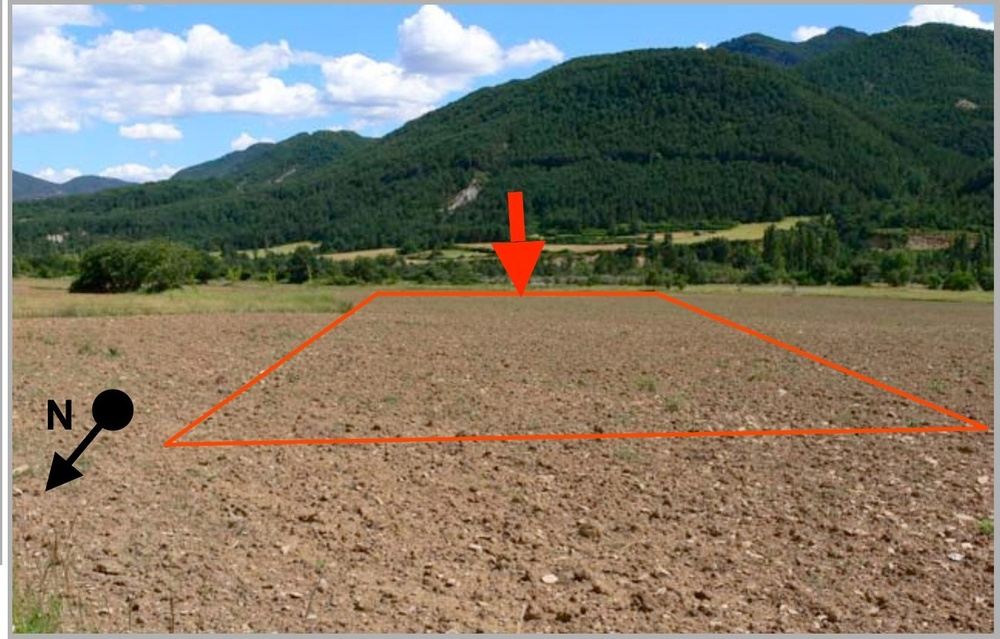
#> input picture data/sources/apvv-pyrenees/Pics/E10_JAVIERRE.jpg, 1000 x 639 px, shrunk from 1298 x 830 before the run
$ python -i ink.py   (imports and definitions only)
#> lines starting #> are read from the running program, lines starting #| are printed output that depends on the picture; after the words box and inside, x2 and y2 are one past the last pixel; in counts of white or black regions, pixels touching at a corner belong together
#> further down, picture is the input picture: shape (639, 1000, 3); mean B, G, R 104.8, 119.8, 125
#!/usr/bin/env python3
"""Find what a human drew on a photo, without assuming what they drew.

    STATUS: does not work, kept for the measurements. Read the FINDINGS note at the
    bottom before trying this again — the idea is appealing and the corpus refuses it.


Both guides annotate freely: a circle round a landable area, an outlined strip, an arrow
for direction, a mark on an obstacle, sometimes several at once. Asking "is there a quad?
is there a ring? is there an arrow?" needs a detector per family, each with its own
thresholds and each able to fire on terrain by itself — which is how eleven sunlit meadows
became eleven landing strips.

So this asks one question instead: which pixels are INK rather than photograph? That has
answers independent of shape:

  thin      ink is a stroke. A morphological top-hat keeps structures narrower than its
            kernel and suppresses everything wider, so a drawn line survives and a field,
            a meadow or a forest clearing does not — whatever their colour.
  flat      ink is composited, so its colour barely varies along a stroke, while terrain
            of the same hue is textured.
  distinct  ink is either strongly coloured (the guides draw in red, pink, blue, orange,
            yellow-green) or a pure black or white line, and stands out from whatever it
            was drawn over.

What comes back is geometry with no family attached: closed rings of points for anything
that encloses an area, open polylines for anything that does not. An ellipse transfers as
an ellipse, an arrow as an arrow — including its head, which is simply part of the ink.
"""
import math

import cv2
import numpy as np

# Kernel for the top-hat. Must exceed the widest stroke the guides draw (~25 px on the
# APVV captures) and stay well under the smallest terrain feature that could pass for one.
STROKE_KERNEL = 31
MIN_LENGTH_PX = 28          # shorter than this is a label serif or a speck
MIN_AREA_PX = 45


def _tophat(chan, kernel=STROKE_KERNEL):
    k = cv2.getStructuringElement(cv2.MORPH_ELLIPSE, (kernel, kernel))
    return cv2.morphologyEx(chan, cv2.MORPH_TOPHAT, k)


def _blackhat(chan, kernel=STROKE_KERNEL):
    k = cv2.getStructuringElement(cv2.MORPH_ELLIPSE, (kernel, kernel))
    return cv2.morphologyEx(chan, cv2.MORPH_BLACKHAT, k)


def ink_mask(img, win=None):
    """Binary mask of pixels that look drawn rather than photographed."""
    hsv = cv2.cvtColor(img, cv2.COLOR_BGR2HSV)
#> hsv: shape (639, 1000, 3); mean H, S, V 44.9, 99.3, 141.6
    h, s, v = cv2.split(hsv)
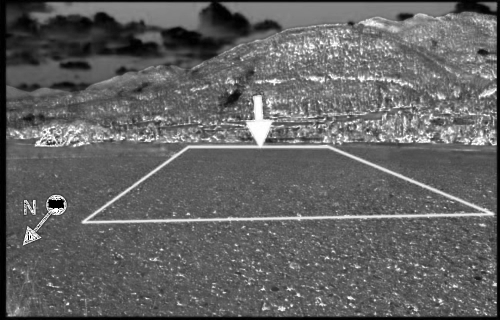
#> s: shape (639, 1000) (shown at 1/2 size); min 0, max 255, mean 99.3
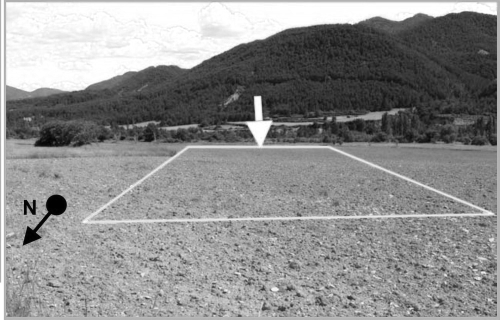
#> v: shape (639, 1000) (shown at 1/2 size); min 0, max 255, mean 141.6

    # Locally saturated thin structures: any drawn colour, no hue list needed. A whole
    # bright field is wider than the kernel, so the top-hat flattens it away.
    coloured = (_tophat(s) > 45) & (s > 90)
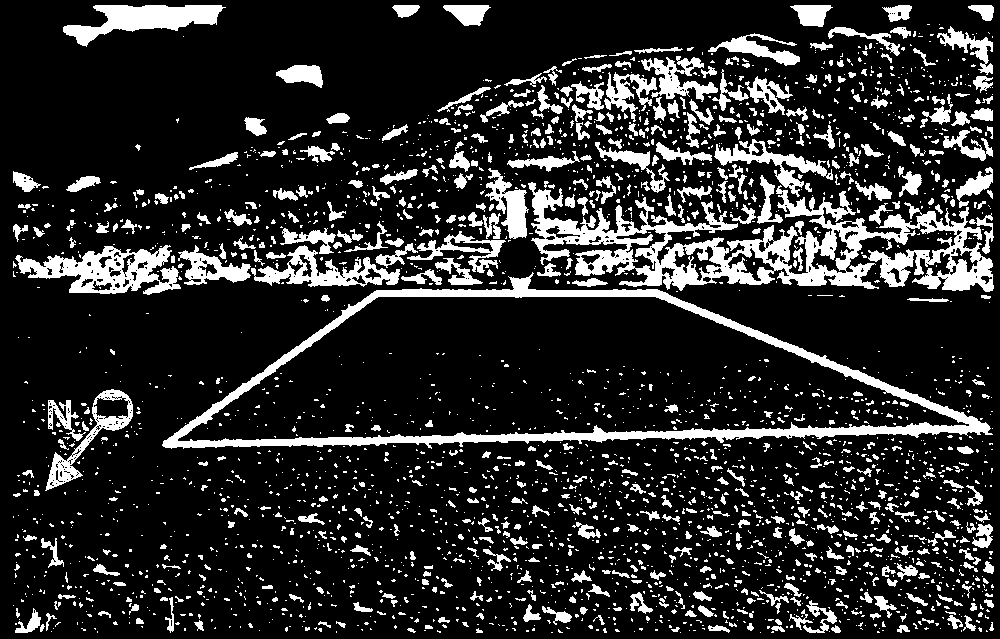
#> coloured: shape (639, 1000) bool; 17.1% white; 2923 white regions (2339 under 20 px), largest, box (x1, y1, x2, y2) and area: (528, 182, 994, 292) 18311, (162, 272, 993, 449) 13646, (15, 245, 181, 295) 4062

    # Pure dark line over anything (the black rings), and pure light line over anything
    # (white callouts and endpoint dots).
    dark = (_blackhat(v) > 28) & (v < 110)
#> dark: shape (639, 1000) bool; 9.9% white; 2449 white regions (2109 under 20 px), largest, box (x1, y1, x2, y2) and area: (67, 229, 510, 295) 11994, (532, 223, 780, 291) 8414, (911, 212, 994, 292) 3062
    light = (_tophat(v) > 55) & (v > 170) & (s < 90)
#> call 2 of _tophat, with kernel = 31
#> in _tophat (call 2), `return cv2.morphologyEx(chan, cv2.MORPH_TOPHAT, k)`:
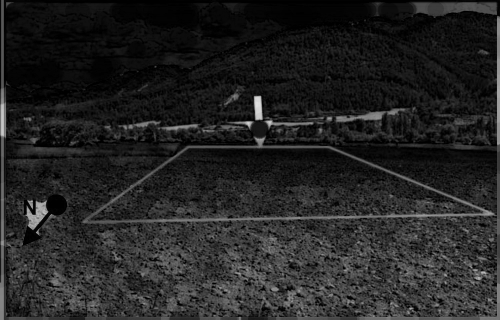
#> returned value: shape (639, 1000) (shown at 1/2 size); min 0, max 227, mean 35.7
#> light: shape (639, 1000) bool; 9.5% white; 2460 white regions (2035 under 20 px), largest, box (x1, y1, x2, y2) and area: (535, 32, 1000, 639) 6183, (0, 0, 41, 639) 4697, (319, 568, 475, 629) 2440

    mask = ((coloured | dark | light).astype(np.uint8)) * 255
#> mask: shape (639, 1000); 28.8% white; 4704 white regions (3888 under 20 px), largest, box (x1, y1, x2, y2) and area: (0, 0, 1000, 639) 71013, (307, 553, 484, 639) 4862, (30, 387, 140, 496) 3645
    if win is not None:
        mask &= win
    # Close the gaps a label leaves across a stroke, then drop isolated speckle.
    mask = cv2.morphologyEx(mask, cv2.MORPH_CLOSE, np.ones((3, 3), np.uint8))
#> mask: shape (639, 1000); 34.2% white; 1635 white regions (1353 under 20 px), largest, box (x1, y1, x2, y2) and area: (0, 0, 1000, 639) 176064, (554, 56, 808, 140) 5951, (63, 5, 226, 47) 3159
    mask = cv2.morphologyEx(mask, cv2.MORPH_OPEN, np.ones((2, 2), np.uint8))
#> mask: shape (639, 1000); 32.9% white; 1099 white regions (730 under 20 px), largest, box (x1, y1, x2, y2) and area: (0, 0, 1000, 639) 150937, (64, 6, 224, 47) 3151, (642, 57, 809, 122) 3144
    return mask


def _is_flat(img, comp_mask):
    """Ink is composited, so its colour hardly varies along a stroke."""
    px = img[comp_mask > 0]
    if len(px) < 20:
        return False
    return float(np.median(np.std(px.astype(np.float32), axis=0))) < 46


def stroke_stats(comp_mask):
    """How pen-like a component is: (width, width spread, junctions per 100 px of length).

    Colour cannot tell a drawn black ring from a hedgerow — measured on this corpus they
    sit at S=54/V=60 and S=67/V=58, the same to within noise. Structure can. A mark is
    drawn with one pen, so its width barely varies; and it stands alone, while hedges,
    tracks and field boundaries join into networks full of junctions.
    """
    skel = cv2.ximgproc.thinning(comp_mask, thinningType=cv2.ximgproc.THINNING_ZHANGSUEN)
    length = max(int(np.count_nonzero(skel)), 1)
    dist = cv2.distanceTransform(comp_mask, cv2.DIST_L2, 3)
    widths = dist[skel > 0] * 2
    if len(widths) < 5:
        return 0.0, 99.0, 99.0
    # A pixel of the skeleton with three or more skeleton neighbours is a junction.
    nb = cv2.filter2D((skel > 0).astype(np.uint8), -1,
                      np.array([[1, 1, 1], [1, 0, 1], [1, 1, 1]], np.uint8))
    junctions = int(np.count_nonzero((skel > 0) & (nb >= 3)))
    return (float(np.median(widths)),
            float(np.std(widths)),
            junctions * 100.0 / length)


def ink_shapes(img, win=None, min_length=MIN_LENGTH_PX):
    """Every drawn mark on the photo, as generic geometry.

    Returns a list of dicts: points (Nx2 float32), closed (bool), stroke_px, colour.
    No shape family is assigned — the caller draws whatever came back.
    """
    mask = ink_mask(img, win)
    n, lab, stats, _ = cv2.connectedComponentsWithStats(mask)
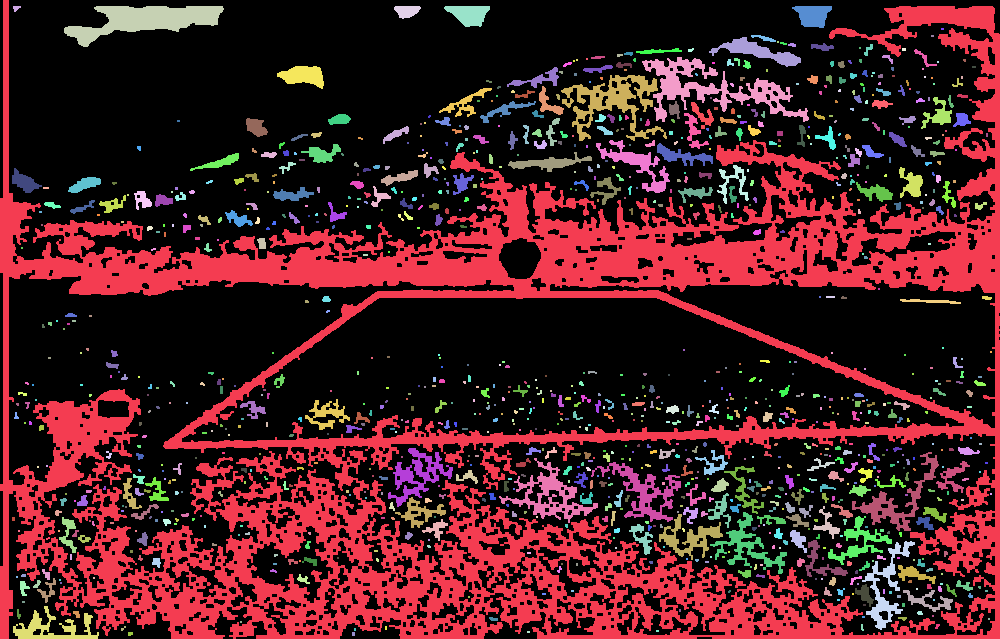
#> lab: shape (639, 1000) int32; 1100 distinct labels, from 0 to 1099; one colour per label, 0 black
#> n = 1100; stats = 1100 rows, first 6: [0, 0, 1000, 639, 428808], [0, 0, 1000, 639, 150937], [13, 6, 8, 6, 31], [64, 6, 160, 41, 3151], [394, 6, 27, 13, 250], [444, 6, 46, 21, 647]
    shapes = []
    for i in range(1, n):
        area = stats[i, cv2.CC_STAT_AREA]
        if area < MIN_AREA_PX:
            continue
        comp = (lab == i).astype(np.uint8) * 255
        pts = np.column_stack(np.nonzero(comp))[:, ::-1].astype(np.float32)
        (_, _), (dw, dh), _ = cv2.minAreaRect(pts)
        if max(dw, dh) < min_length:
            continue
        if not _is_flat(img, comp):
            continue
        width, spread, junction_rate = stroke_stats(comp)
        # One pen, one stroke: a drawn mark holds its width and does not branch. Terrain
        # that survived the top-hat — a hedge line, a track, a field boundary — fails one
        # or both, because it is part of a network and its width wanders.
        if width < 1.5 or width > 26 or spread > 0.55 * max(width, 1) or junction_rate > 2.2:
            continue

        # A mark that encloses ground is a closed shape; anything else is a line. The hole
        # in the component answers it without caring whether the enclosure is a circle, a
        # rectangle or a hand-drawn blob.
        cnts, hier = cv2.findContours(comp, cv2.RETR_CCOMP, cv2.CHAIN_APPROX_NONE)
        holes = [c for j, c in enumerate(cnts)
                 if hier[0][j][3] != -1 and cv2.contourArea(c) >= 120]
        outer = max(cnts, key=cv2.contourArea)
        if holes:
            biggest = max(holes, key=cv2.contourArea)
            pts_out = cv2.approxPolyDP(biggest, 0.008 * cv2.arcLength(biggest, True), True)
            closed = True
        else:
            pts_out = cv2.approxPolyDP(outer, 0.008 * cv2.arcLength(outer, True), True)
            closed = False
        perim = max(cv2.arcLength(outer, True) / 2, 1)
        shapes.append({
            "points": pts_out.reshape(-1, 2).astype(np.float32),
            "closed": closed,
            "stroke_px": round(area / perim, 1),
            "colour": [int(c) for c in np.median(img[comp > 0], axis=0)],
            "area_px": int(area),
        })
#> this loop made 1099 passes
#> (area, dw, dh, length in stroke_stats, junctions in stroke_stats, width, spread, junction_rate) on pass 17: (140, 45.03, 3.99, 44, 0, 3.82, 0.921, 0)
#> pass 1, in ink_shapes, `comp = (lab == i).astype(np.uint8) * 255`:
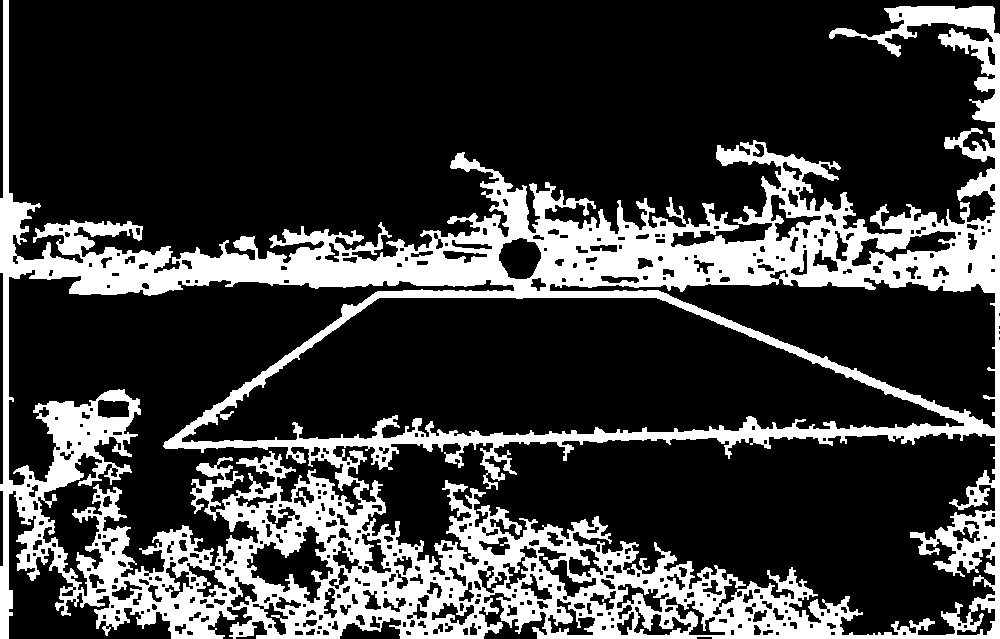
#> comp: shape (639, 1000); 23.6% white; 1 white region, box (x1, y1, x2, y2) and area: (0, 0, 1000, 639) 150937
#> after the loop:
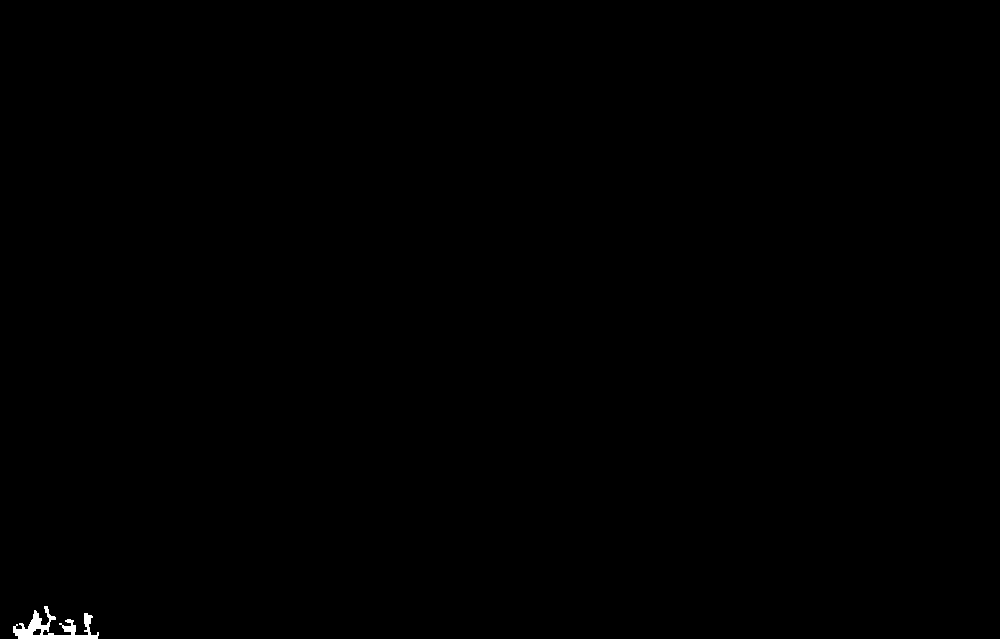
#> comp: shape (639, 1000); 0.16% white; 1 white region, box (x1, y1, x2, y2) and area: (13, 606, 99, 639) 1051
#> after the loop, shapes = 5 items
    shapes.sort(key=lambda s: -s["area_px"])
    return shapes, mask


# [8 lines left out: function draw_trace, not called in this run]


# ----------------------------------------------------------------------- FINDINGS
#
# Measured on the Guide corpus, 2026-07-30. The shape-agnostic idea is that ink can be
# recognised as ink — thin, flat, distinct — and its geometry transferred whatever it
# depicts. Three separations were tried and the corpus refused all three:
#
#   colour        A drawn black ring measures S=54 V=60; a hedgerow beside it S=67 V=58.
#                 Prunieres' ring S=77 V=63 against forest S=83 V=67. No threshold exists.
#
#   thinness      A top-hat keeps structures narrower than its kernel, which is every road,
#                 track, hedge and field boundary in an aerial photo, not just the ink.
#
#   pen statistics  Constant width and absence of branching should mark a drawn stroke.
#                 Measured over components containing known ink versus components of pure
#                 terrain: width 5-12 px both, spread 3-8 both, junctions ~35-45 per 100 px
#                 of skeleton both. No separation whatsoever. Worse, the ink components
#                 come back at 150k-270k px because the drawn line touches the terrain
#                 network the mask also caught, so they are not strokes at all by then.
#
# What this says about the working detectors: their shape priors are not an arbitrary
# restriction, they ARE the discriminating signal. A drawn circle is findable precisely
# because it fits an ellipse to within 7% while terrain loops fit at 17%; a drawn strip is
# findable because it is saturated ink at S=148 where meadows sit at S=86. Remove the
# prior and black ink and a hedge are the same pixels.
#
# So "transfer every shape" is better served by covering the shapes the guides actually
# draw — ellipse, quad, polyline, arrow, obstacle mark — and adding to that library, than
# by trying to recognise ink in the abstract. The alternative that could work is a model
# reading the photo, which is a separate decision.

>>> import cv2
>>> picture = cv2.imread('../../data/sources/apvv-pyrenees/Pics/E10_JAVIERRE.jpg')
>>> result = ink_shapes(picture)

$ run again, on data/sources/apvv-pyrenees/Pics/E1_LUMBIER.jpg
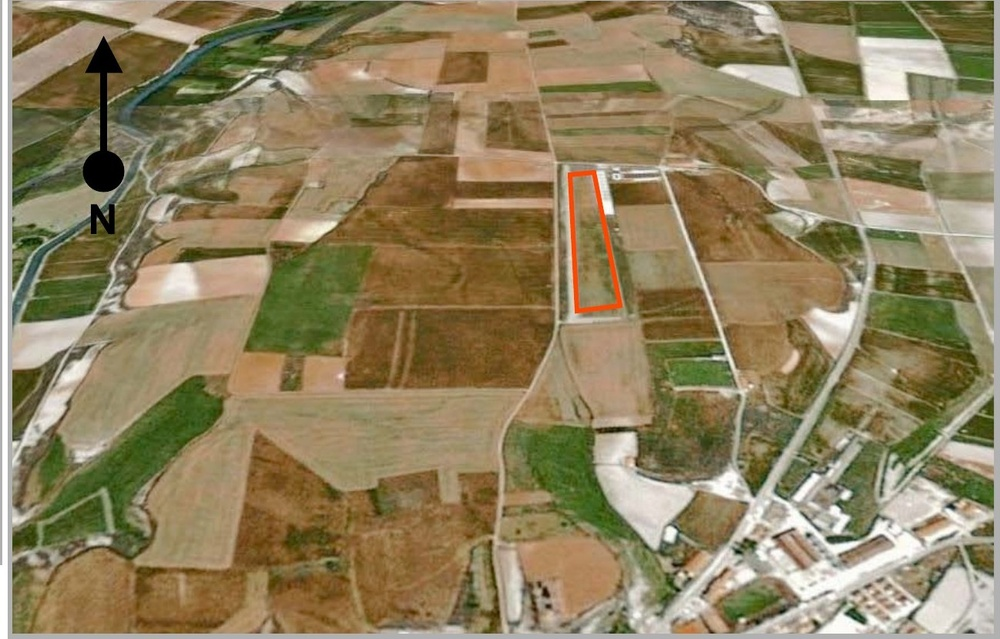
#> input picture data/sources/apvv-pyrenees/Pics/E1_LUMBIER.jpg, 1000 x 639 px, shrunk from 1298 x 830 before the run
#> picture is the input picture: shape (639, 1000, 3); mean B, G, R 93.7, 128.5, 142.7
#> hsv: shape (639, 1000, 3); mean H, S, V 23.7, 100.4, 144.6
#> coloured: shape (639, 1000) bool; 16.8% white; 1191 white regions (836 under 20 px), largest, box (x1, y1, x2, y2) and area: (136, 29, 450, 115) 5161, (156, 1, 402, 46) 3789, (12, 468, 157, 570) 2943
#> dark: shape (639, 1000) bool; 16.5% white; 1220 white regions (903 under 20 px), largest, box (x1, y1, x2, y2) and area: (85, 1, 434, 151) 12041, (12, 166, 150, 325) 6521, (12, 103, 97, 206) 4066
#> light: shape (639, 1000) bool; 9.5% white; 527 white regions (387 under 20 px), largest, box (x1, y1, x2, y2) and area: (665, 356, 1000, 634) 18726, (0, 0, 50, 639) 6005, (612, 159, 758, 454) 2390
#> in ink_shapes, `n, lab, stats, _ = cv2.connectedComponentsWithStats(mask)`:
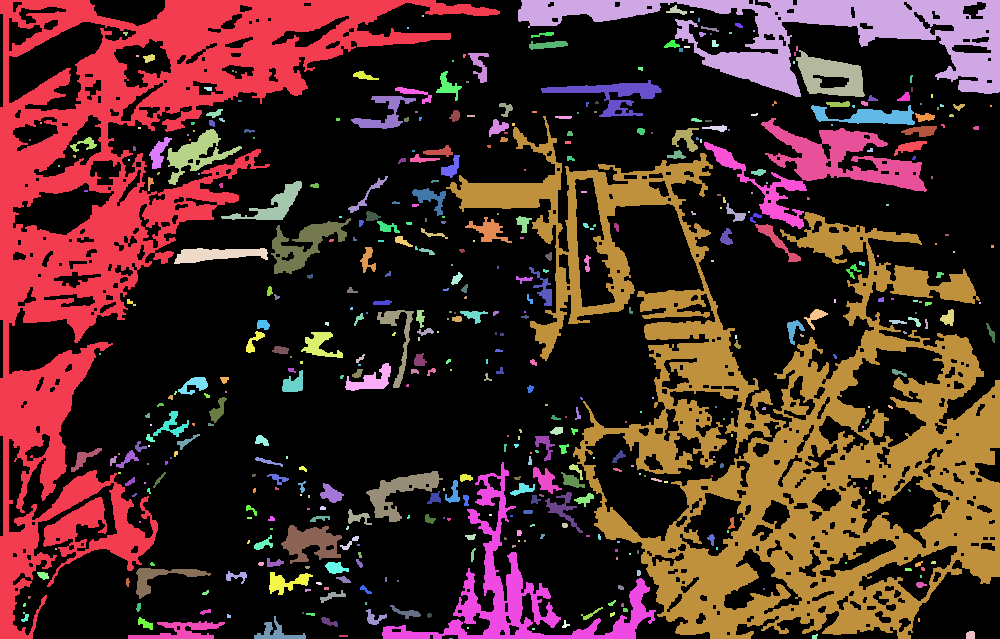
#> lab: shape (639, 1000) int32; 483 distinct labels, from 0 to 482; one colour per label, 0 black
#> n = 483; stats = 483 rows, first 6: [0, 0, 1000, 639, 418509], [0, 0, 500, 639, 67740], [518, 0, 482, 97, 16670], [666, 5, 21, 10, 91], [690, 11, 4, 2, 8], [422, 15, 2, 2, 4]
#> the loop in ink_shapes, `for i in range(1, n):` made 482 passes
#> (area, dw, dh, length in stroke_stats, junctions in stroke_stats, width, spread, junction_rate) on passes 16, 39: (226, 8, 38, 36, 0, 5.73, 1.03, 0), (196, 11.88, 37.35, 42, 0, 3.82, 1.09, 0)
#> pass 2, in ink_shapes, `comp = (lab == i).astype(np.uint8) * 255`:
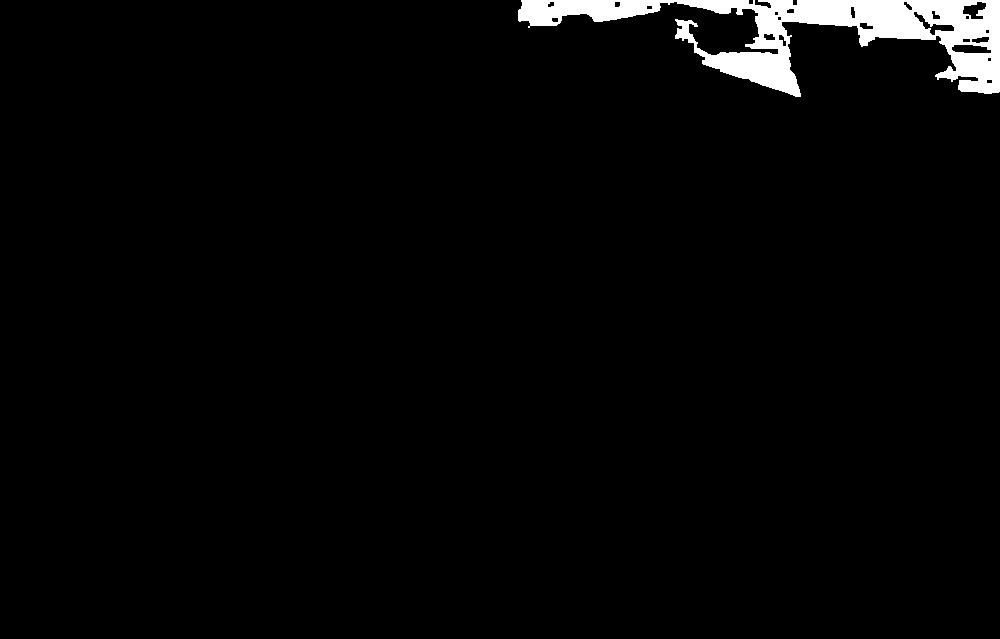
#> comp: shape (639, 1000); 2.6% white; 1 white region, box (x1, y1, x2, y2) and area: (518, 0, 1000, 97) 16670
#> after the loop in ink_shapes, `for i in range(1, n):`: shapes = 4 items
